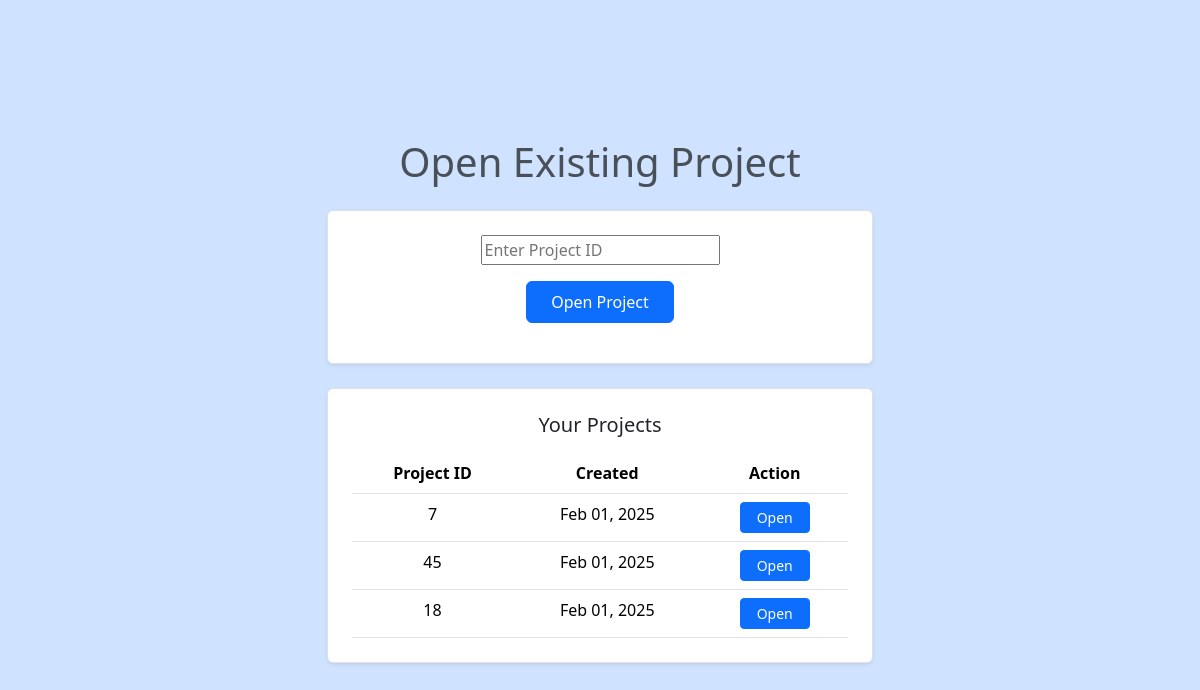
Screenshot of /open-project/ (signed in) with the database file from the repository.
### login/models.py (models this page shows, shortened)
class Project(models.Model):
    project_id = models.CharField(max_length=50, primary_key=True)
    user = models.ForeignKey(UserRegistration, on_delete=models.CASCADE)
    created_at = models.DateTimeField(auto_now_add=True)

### login/views.py (the view)
# urls.py: path('open-project/', views.open_project, name='open-project'),
def open_project(request):
    try:
        user_registration = UserRegistration.objects.get(userid=request.session.get('userid'))
        user_projects = Project.objects.filter(user=user_registration).order_by('-created_at')
    except UserRegistration.DoesNotExist:
        messages.error(request, 'User not found. Please log in again.')
        return redirect('login')
    if request.method == 'POST':
        form = OpenProjectForm(request.POST)
        if form.is_valid():
            project_id = form.cleaned_data['project_id']
            try:
                project = Project.objects.get(project_id=project_id)
                return redirect('dashboard', project_id=project_id)
            except Project.DoesNotExist:
                messages.error(request, 'Project ID does not exist')
                return render(request, 'open_project.html', {
                    'form': form,
                    'user_projects': user_projects
                })
    else:
        form = OpenProjectForm()
    return render(request, 'open_project.html', {
        'form': form,
        'user_projects': user_projects
    })

### login/forms.py
class OpenProjectForm(forms.Form):
    project_id = forms.CharField(
        max_length= 50,
        required=True,
        widget= forms.TextInput(attrs={'placeholder':'Enter Project ID'})
    )

### login/templates/open_project.html (shortened to what this page needs)
<!DOCTYPE html>
<html lang="en">
<head>
    <link href="https://cdnjs.cloudflare.com/ajax/libs/bootstrap/5.3.2/css/bootstrap.min.css" rel="stylesheet">
</head>
<body class="bg-primary-subtle min-vh-100 d-flex flex-column justify-content-center">
    <div class="container">
        <div class="row justify-content-center">
            <div class="col-12 col-md-8 col-lg-6">
                <h1 class="text-center mb-4 text-light-emphasis">Open Existing Project</h1>
                <div class="border p-4 rounded bg-white shadow-sm mb-4">
                    <form method="POST" class="mb-3">
                        <div class="mb-3 d-flex justify-content-center">
                            {{ form.project_id }}
                        </div>
                        <div class="d-flex justify-content-center">
                            <button type="submit" class="btn btn-primary px-4 py-2" style="--bs-btn-bg: rgb(var(--bs-primary-rgb));">Open Project</button>
                        </div>
                    </form>
                </div>
                {% if user_projects %}
                <div class="border p-4 rounded bg-white shadow-sm">
                    <h5 class="text-center mb-3">Your Projects</h5>
                    <div class="table-responsive">
                        <table class="table table-hover mb-0">
                            <thead>
                                <tr class="text-center">
                                    <th>Project ID</th>
                                    <th>Created</th>
                                    <th>Action</th>
                                </tr>
                            </thead>
                            <tbody>
                                {% for project in user_projects %}
                                    <tr class="text-center">
                                        <td>{{ project.project_id }}</td>
                                        <td>{{ project.created_at|date:"M d, Y" }}</td>
                                        <td>
                                            <a href="{% url 'dashboard' project_id=project.project_id %}"
                                               class="btn btn-primary btn-sm px-3"
                                               style="--bs-btn-bg: rgb(var(--bs-primary-rgb));">
                                                Open
                                            </a>
                                        </td>
                                    </tr>
                                {% endfor %}
                            </tbody>
                        </table>
                    </div>
                </div>
                {% endif %}
            </div>
        </div>
    </div>
</body>
</html>

### rows the page displays
Project: project_id "7", created_at "Feb 01, 2025"
Project: project_id "45", created_at "Feb 01, 2025"
Project: project_id "18", created_at "Feb 01, 2025"
